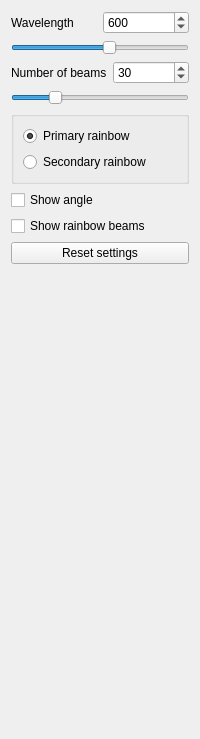
          <widget class="QWidget" name="page3">
           <layout class="QVBoxLayout" name="verticalLayout_10">
            <item>
             <layout class="QHBoxLayout" name="hLayout_wave_page3">
              <item>
               <widget class="QLabel" name="label_wave_page3">
                <property name="text">
                 <string>Wavelength</string>
                </property>
               </widget>
              </item>
              <item>
               <widget class="QSpinBox" name="spinBox_wave_page3">
                <property name="minimum">
                 <number>400</number>
                </property>
                <property name="maximum">
                 <number>760</number>
                </property>
                <property name="value">
                 <number>600</number>
                </property>
               </widget>
              </item>
             </layout>
            </item>
            <item>
             <widget class="QSlider" name="horizontalSlider_wave_page3">
              <property name="sizePolicy">
               <sizepolicy hsizetype="Minimum" vsizetype="Fixed">
                <horstretch>0</horstretch>
                <verstretch>0</verstretch>
               </sizepolicy>
              </property>
              <property name="minimum">
               <number>400</number>
              </property>
              <property name="maximum">
               <number>760</number>
              </property>
              <property name="value">
               <number>600</number>
              </property>
              <property name="sliderPosition">
               <number>600</number>
              </property>
              <property name="orientation">
               <enum>Qt::Orientation::Horizontal</enum>
              </property>
             </widget>
            </item>
            <item>
             <layout class="QHBoxLayout" name="hLayout_number_of_beams_page3">
              <item>
               <widget class="QLabel" name="label_number_of_beams_page3">
                <property name="text">
                 <string>Number of beams</string>
                </property>
               </widget>
              </item>
              <item>
               <widget class="QSpinBox" name="spinBox_number_of_beams_page3">
                <property name="minimum">
                 <number>10</number>
                </property>
                <property name="value">
                 <number>30</number>
                </property>
               </widget>
              </item>
             </layout>
            </item>
            <item>
             <widget class="QSlider" name="horizontalSlider_number_of_beams_page3">
              <property name="sizePolicy">
               <sizepolicy hsizetype="Minimum" vsizetype="Fixed">
                <horstretch>0</horstretch>
                <verstretch>0</verstretch>
               </sizepolicy>
              </property>
              <property name="minimum">
               <number>10</number>
              </property>
              <property name="maximum">
               <number>99</number>
              </property>
              <property name="value">
               <number>30</number>
              </property>
              <property name="sliderPosition">
               <number>30</number>
              </property>
              <property name="orientation">
               <enum>Qt::Orientation::Horizontal</enum>
              </property>
             </widget>
            </item>
            <item>
             <widget class="QGroupBox" name="groupBox_rainbows_page3">
              <property name="title">
               <string/>
              </property>
              <layout class="QVBoxLayout" name="verticalLayout_9">
               <item>
                <widget class="QRadioButton" name="radioButton_1rainbow_page3">
                 <property name="text">
                  <string>Primary rainbow</string>
                 </property>
                 <property name="checked">
                  <bool>true</bool>
                 </property>
                </widget>
               </item>
               <item>
                <widget class="QRadioButton" name="radioButton_2rainbow_page3">
                 <property name="text">
                  <string>Secondary rainbow</string>
                 </property>
                </widget>
               </item>
              </layout>
             </widget>
            </item>
            <item>
             <widget class="QCheckBox" name="checkBox_show_angle_page3">
              <property name="text">
               <string>Show angle</string>
              </property>
             </widget>
            </item>
            <item>
             <widget class="QCheckBox" name="checkBox_show_rainbow_beams_page3">
              <property name="text">
               <string>Show rainbow beams</string>
              </property>
             </widget>
            </item>
            <item>
             <widget class="QPushButton" name="pushButton_reset_settings_page3">
              <property name="text">
               <string>Reset settings</string>
              </property>
             </widget>
            </item>
            <item>
             <spacer name="vSpacer_page3">
              <property name="orientation">
               <enum>Qt::Orientation::Vertical</enum>
              </property>
              <property name="sizeHint" stdset="0">
               <size>
                <width>20</width>
                <height>464</height>
               </size>
              </property>
             </spacer>
            </item>
           </layout>
          </widget>
